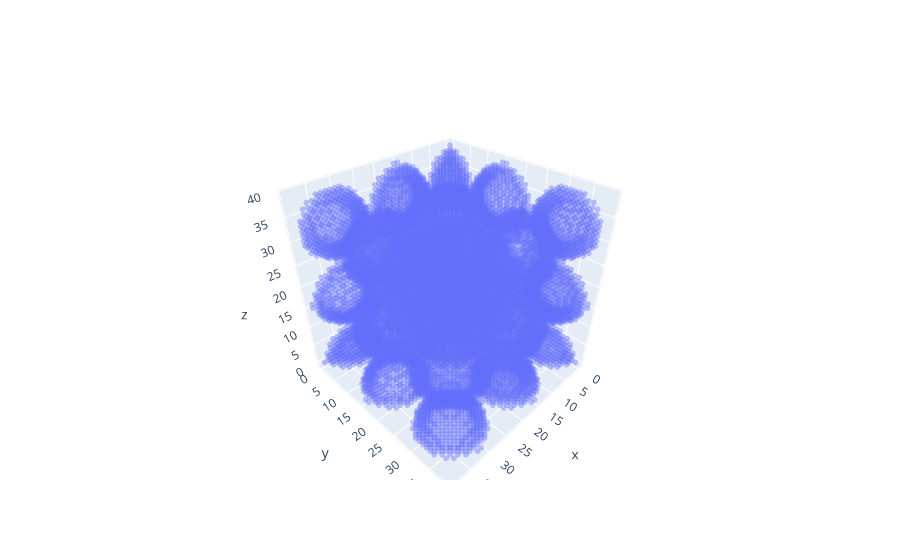

Source (notebook cell):
### Code cell
x, y, z = np.where(example == 0)
fig = go.Figure(data=[go.Scatter3d(x=x, y=y, z=z, opacity=0.4, mode='markers', marker=dict(size=2))])
fig.update_layout(scene=dict(aspectratio=dict(x=1, y=1, z=1), aspectmode='manual'))
fig.show()

### Figure 1 — Plotly figure (JSON) as saved in the notebook; plotly's stock layout.template omitted (floating-point values rounded to 4 significant figures; data arrays with more than 128 entries replaced by an {"elided": "..."} marker saying what was removed)
{"data": [{"marker": {"size": 2}, "mode": "markers", "opacity": 0.4, "type": "scatter3d", "x": {"elided": "19704 int values"}, "y": {"elided": "19704 int values"}, "z": {"elided": "19704 int values"}}], "layout": {"scene": {"aspectmode": "manual", "aspectratio": {"x": 1, "y": 1, "z": 1}}}}
